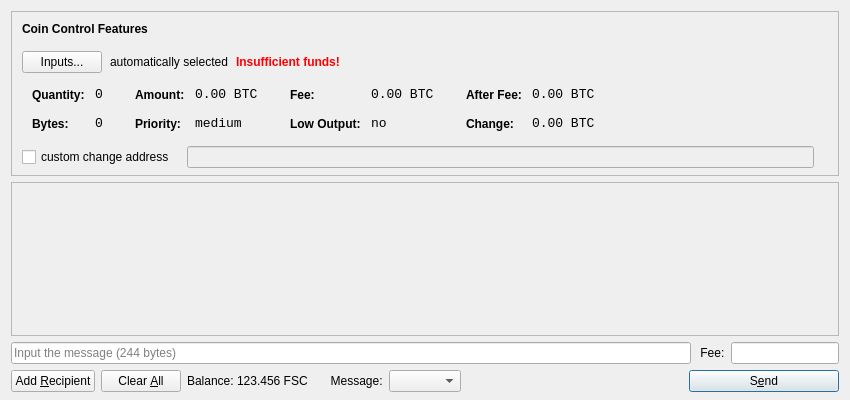
<?xml version="1.0" encoding="UTF-8"?>
<ui version="4.0">
 <class>SendCoinsDialog</class>
 <widget class="QDialog" name="SendCoinsDialog">
  <property name="geometry">
   <rect>
    <x>0</x>
    <y>0</y>
    <width>850</width>
    <height>400</height>
   </rect>
  </property>
  <property name="windowTitle">
   <string>Send Coins</string>
  </property>
  <layout class="QVBoxLayout" name="verticalLayout" stretch="0,1,0,0">
   <property name="bottomMargin">
    <number>8</number>
   </property>
   <item>
    <widget class="QFrame" name="frameCoinControl">
     <property name="sizePolicy">
      <sizepolicy hsizetype="Expanding" vsizetype="Expanding">
       <horstretch>0</horstretch>
       <verstretch>0</verstretch>
      </sizepolicy>
     </property>
     <property name="maximumSize">
      <size>
       <width>16777215</width>
       <height>16777215</height>
      </size>
     </property>
     <property name="frameShape">
      <enum>QFrame::StyledPanel</enum>
     </property>
     <property name="frameShadow">
      <enum>QFrame::Sunken</enum>
     </property>
     <layout class="QVBoxLayout" name="verticalLayoutCoinControl2">
      <property name="spacing">
       <number>6</number>
      </property>
      <property name="leftMargin">
       <number>0</number>
      </property>
      <property name="topMargin">
       <number>0</number>
      </property>
      <property name="rightMargin">
       <number>0</number>
      </property>
      <property name="bottomMargin">
       <number>6</number>
      </property>
      <item>
       <layout class="QVBoxLayout" name="verticalLayoutCoinControl" stretch="0,0,0,0,1">
        <property name="spacing">
         <number>0</number>
        </property>
        <property name="leftMargin">
         <number>10</number>
        </property>
        <property name="topMargin">
         <number>10</number>
        </property>
        <item>
         <layout class="QHBoxLayout" name="horizontalLayoutCoinControl1">
          <property name="bottomMargin">
           <number>15</number>
          </property>
          <item>
           <widget class="QLabel" name="labelCoinControlFeatures">
            <property name="sizePolicy">
             <sizepolicy hsizetype="Preferred" vsizetype="Maximum">
              <horstretch>0</horstretch>
              <verstretch>0</verstretch>
             </sizepolicy>
            </property>
            <property name="font">
             <font>
              <weight>75</weight>
              <bold>true</bold>
             </font>
            </property>
            <property name="styleSheet">
             <string notr="true">font-weight:bold;</string>
            </property>
            <property name="text">
             <string>Coin Control Features</string>
            </property>
           </widget>
          </item>
         </layout>
        </item>
        <item>
         <layout class="QHBoxLayout" name="horizontalLayoutCoinControl2" stretch="0,0,0,0">
          <property name="spacing">
           <number>8</number>
          </property>
          <property name="bottomMargin">
           <number>10</number>
          </property>
          <item>
           <widget class="QPushButton" name="pushButtonCoinControl">
            <property name="styleSheet">
             <string notr="true"/>
            </property>
            <property name="text">
             <string>Inputs...</string>
            </property>
           </widget>
          </item>
          <item>
           <widget class="QLabel" name="labelCoinControlAutomaticallySelected">
            <property name="text">
             <string>automatically selected</string>
            </property>
            <property name="margin">
             <number>5</number>
            </property>
           </widget>
          </item>
          <item>
           <widget class="QLabel" name="labelCoinControlInsuffFunds">
            <property name="font">
             <font>
              <weight>75</weight>
              <bold>true</bold>
             </font>
            </property>
            <property name="styleSheet">
             <string notr="true">color:red;font-weight:bold;</string>
            </property>
            <property name="text">
             <string>Insufficient funds!</string>
            </property>
            <property name="margin">
             <number>5</number>
            </property>
           </widget>
          </item>
          <item>
           <spacer name="horizontalSpacerCoinControl">
            <property name="orientation">
             <enum>Qt::Horizontal</enum>
            </property>
            <property name="sizeHint" stdset="0">
             <size>
              <width>40</width>
              <height>1</height>
             </size>
            </property>
           </spacer>
          </item>
         </layout>
        </item>
        <item>
         <widget class="QWidget" name="widgetCoinControl" native="true">
          <property name="sizePolicy">
           <sizepolicy hsizetype="Preferred" vsizetype="Preferred">
            <horstretch>0</horstretch>
            <verstretch>0</verstretch>
           </sizepolicy>
          </property>
          <property name="minimumSize">
           <size>
            <width>0</width>
            <height>0</height>
           </size>
          </property>
          <property name="styleSheet">
           <string notr="true"/>
          </property>
          <layout class="QHBoxLayout" name="horizontalLayoutCoinControl5">
           <property name="margin">
            <number>0</number>
           </property>
           <item>
            <layout class="QHBoxLayout" name="horizontalLayoutCoinControl3" stretch="0,0,0,1">
             <property name="spacing">
              <number>20</number>
             </property>
             <property name="topMargin">
              <number>0</number>
             </property>
             <property name="bottomMargin">
              <number>10</number>
             </property>
             <item>
              <layout class="QFormLayout" name="formLayoutCoinControl1">
               <property name="horizontalSpacing">
                <number>10</number>
               </property>
               <property name="verticalSpacing">
                <number>14</number>
               </property>
               <property name="leftMargin">
                <number>10</number>
               </property>
               <property name="topMargin">
                <number>4</number>
               </property>
               <property name="rightMargin">
                <number>6</number>
               </property>
               <item row="0" column="0">
                <widget class="QLabel" name="labelCoinControlQuantityText">
                 <property name="styleSheet">
                  <string notr="true">font-weight:bold;</string>
                 </property>
                 <property name="text">
                  <string>Quantity:</string>
                 </property>
                 <property name="margin">
                  <number>0</number>
                 </property>
                </widget>
               </item>
               <item row="0" column="1">
                <widget class="QLabel" name="labelCoinControlQuantity">
                 <property name="font">
                  <font>
                   <family>Monospace</family>
                   <pointsize>10</pointsize>
                  </font>
                 </property>
                 <property name="cursor">
                  <cursorShape>IBeamCursor</cursorShape>
                 </property>
                 <property name="contextMenuPolicy">
                  <enum>Qt::ActionsContextMenu</enum>
                 </property>
                 <property name="text">
                  <string notr="true">0</string>
                 </property>
                 <property name="margin">
                  <number>0</number>
                 </property>
                 <property name="textInteractionFlags">
                  <set>Qt::LinksAccessibleByMouse|Qt::TextSelectableByKeyboard|Qt::TextSelectableByMouse</set>
                 </property>
                </widget>
               </item>
               <item row="1" column="0">
                <widget class="QLabel" name="labelCoinControlBytesText">
                 <property name="styleSheet">
                  <string notr="true">font-weight:bold;</string>
                 </property>
                 <property name="text">
                  <string>Bytes:</string>
                 </property>
                </widget>
               </item>
               <item row="1" column="1">
                <widget class="QLabel" name="labelCoinControlBytes">
                 <property name="font">
                  <font>
                   <family>Monospace</family>
                   <pointsize>10</pointsize>
                  </font>
                 </property>
                 <property name="cursor">
                  <cursorShape>IBeamCursor</cursorShape>
                 </property>
                 <property name="contextMenuPolicy">
                  <enum>Qt::ActionsContextMenu</enum>
                 </property>
                 <property name="text">
                  <string notr="true">0</string>
                 </property>
                 <property name="textInteractionFlags">
                  <set>Qt::LinksAccessibleByMouse|Qt::TextSelectableByKeyboard|Qt::TextSelectableByMouse</set>
                 </property>
                </widget>
               </item>
              </layout>
             </item>
             <item>
              <layout class="QFormLayout" name="formLayoutCoinControl2">
               <property name="horizontalSpacing">
                <number>10</number>
               </property>
               <property name="verticalSpacing">
                <number>14</number>
               </property>
               <property name="leftMargin">
                <number>6</number>
               </property>
               <property name="topMargin">
                <number>4</number>
               </property>
               <property name="rightMargin">
                <number>6</number>
               </property>
               <item row="0" column="0">
                <widget class="QLabel" name="labelCoinControlAmountText">
                 <property name="styleSheet">
                  <string notr="true">font-weight:bold;</string>
                 </property>
                 <property name="text">
                  <string>Amount:</string>
                 </property>
                 <property name="margin">
                  <number>0</number>
                 </property>
                </widget>
               </item>
               <item row="0" column="1">
                <widget class="QLabel" name="labelCoinControlAmount">
                 <property name="font">
                  <font>
                   <family>Monospace</family>
                   <pointsize>10</pointsize>
                  </font>
                 </property>
                 <property name="cursor">
                  <cursorShape>IBeamCursor</cursorShape>
                 </property>
                 <property name="contextMenuPolicy">
                  <enum>Qt::ActionsContextMenu</enum>
                 </property>
                 <property name="text">
                  <string notr="true">0.00 BTC</string>
                 </property>
                 <property name="textInteractionFlags">
                  <set>Qt::LinksAccessibleByMouse|Qt::TextSelectableByKeyboard|Qt::TextSelectableByMouse</set>
                 </property>
                </widget>
               </item>
               <item row="1" column="0">
                <widget class="QLabel" name="labelCoinControlPriorityText">
                 <property name="styleSheet">
                  <string notr="true">font-weight:bold;</string>
                 </property>
                 <property name="text">
                  <string>Priority:</string>
                 </property>
                </widget>
               </item>
               <item row="1" column="1">
                <widget class="QLabel" name="labelCoinControlPriority">
                 <property name="font">
                  <font>
                   <family>Monospace</family>
                   <pointsize>10</pointsize>
                  </font>
                 </property>
                 <property name="cursor">
                  <cursorShape>IBeamCursor</cursorShape>
                 </property>
                 <property name="contextMenuPolicy">
                  <enum>Qt::ActionsContextMenu</enum>
                 </property>
                 <property name="text">
                  <string>medium</string>
                 </property>
                 <property name="textInteractionFlags">
                  <set>Qt::LinksAccessibleByMouse|Qt::TextSelectableByKeyboard|Qt::TextSelectableByMouse</set>
                 </property>
                </widget>
               </item>
              </layout>
             </item>
             <item>
              <layout class="QFormLayout" name="formLayoutCoinControl3">
               <property name="horizontalSpacing">
                <number>10</number>
               </property>
               <property name="verticalSpacing">
                <number>14</number>
               </property>
               <property name="leftMargin">
                <number>6</number>
               </property>
               <property name="topMargin">
                <number>4</number>
               </property>
               <property name="rightMargin">
                <number>6</number>
               </property>
               <item row="0" column="0">
                <widget class="QLabel" name="labelCoinControlFeeText">
                 <property name="styleSheet">
                  <string notr="true">font-weight:bold;</string>
                 </property>
                 <property name="text">
                  <string>Fee:</string>
                 </property>
                 <property name="margin">
                  <number>0</number>
                 </property>
                </widget>
               </item>
               <item row="0" column="1">
                <widget class="QLabel" name="labelCoinControlFee">
                 <property name="font">
                  <font>
                   <family>Monospace</family>
                   <pointsize>10</pointsize>
                  </font>
                 </property>
                 <property name="cursor">
                  <cursorShape>IBeamCursor</cursorShape>
                 </property>
                 <property name="contextMenuPolicy">
                  <enum>Qt::ActionsContextMenu</enum>
                 </property>
                 <property name="text">
                  <string notr="true">0.00 BTC</string>
                 </property>
                 <property name="textInteractionFlags">
                  <set>Qt::LinksAccessibleByMouse|Qt::TextSelectableByKeyboard|Qt::TextSelectableByMouse</set>
                 </property>
                </widget>
               </item>
               <item row="1" column="0">
                <widget class="QLabel" name="labelCoinControlLowOutputText">
                 <property name="styleSheet">
                  <string notr="true">font-weight:bold;</string>
                 </property>
                 <property name="text">
                  <string>Low Output:</string>
                 </property>
                </widget>
               </item>
               <item row="1" column="1">
                <widget class="QLabel" name="labelCoinControlLowOutput">
                 <property name="font">
                  <font>
                   <family>Monospace</family>
                   <pointsize>10</pointsize>
                  </font>
                 </property>
                 <property name="cursor">
                  <cursorShape>IBeamCursor</cursorShape>
                 </property>
                 <property name="contextMenuPolicy">
                  <enum>Qt::ActionsContextMenu</enum>
                 </property>
                 <property name="text">
                  <string>no</string>
                 </property>
                 <property name="textInteractionFlags">
                  <set>Qt::LinksAccessibleByMouse|Qt::TextSelectableByKeyboard|Qt::TextSelectableByMouse</set>
                 </property>
                </widget>
               </item>
              </layout>
             </item>
             <item>
              <layout class="QFormLayout" name="formLayoutCoinControl4">
               <property name="horizontalSpacing">
                <number>10</number>
               </property>
               <property name="verticalSpacing">
                <number>14</number>
               </property>
               <property name="leftMargin">
                <number>6</number>
               </property>
               <property name="topMargin">
                <number>4</number>
               </property>
               <property name="rightMargin">
                <number>6</number>
               </property>
               <item row="0" column="0">
                <widget class="QLabel" name="labelCoinControlAfterFeeText">
                 <property name="styleSheet">
                  <string notr="true">font-weight:bold;</string>
                 </property>
                 <property name="text">
                  <string>After Fee:</string>
                 </property>
                 <property name="margin">
                  <number>0</number>
                 </property>
                </widget>
               </item>
               <item row="0" column="1">
                <widget class="QLabel" name="labelCoinControlAfterFee">
                 <property name="font">
                  <font>
                   <family>Monospace</family>
                   <pointsize>10</pointsize>
                  </font>
                 </property>
                 <property name="cursor">
                  <cursorShape>IBeamCursor</cursorShape>
                 </property>
                 <property name="contextMenuPolicy">
                  <enum>Qt::ActionsContextMenu</enum>
                 </property>
                 <property name="text">
                  <string notr="true">0.00 BTC</string>
                 </property>
                 <property name="textInteractionFlags">
                  <set>Qt::LinksAccessibleByMouse|Qt::TextSelectableByKeyboard|Qt::TextSelectableByMouse</set>
                 </property>
                </widget>
               </item>
               <item row="1" column="0">
                <widget class="QLabel" name="labelCoinControlChangeText">
                 <property name="styleSheet">
                  <string notr="true">font-weight:bold;</string>
                 </property>
                 <property name="text">
                  <string>Change:</string>
                 </property>
                </widget>
               </item>
               <item row="1" column="1">
                <widget class="QLabel" name="labelCoinControlChange">
                 <property name="font">
                  <font>
                   <family>Monospace</family>
                   <pointsize>10</pointsize>
                  </font>
                 </property>
                 <property name="cursor">
                  <cursorShape>IBeamCursor</cursorShape>
                 </property>
                 <property name="contextMenuPolicy">
                  <enum>Qt::ActionsContextMenu</enum>
                 </property>
                 <property name="text">
                  <string notr="true">0.00 BTC</string>
                 </property>
                 <property name="textInteractionFlags">
                  <set>Qt::LinksAccessibleByMouse|Qt::TextSelectableByKeyboard|Qt::TextSelectableByMouse</set>
                 </property>
                </widget>
               </item>
              </layout>
             </item>
            </layout>
           </item>
          </layout>
         </widget>
        </item>
        <item>
         <layout class="QHBoxLayout" name="horizontalLayoutCoinControl4" stretch="0,0,0">
          <property name="spacing">
           <number>12</number>
          </property>
          <property name="sizeConstraint">
           <enum>QLayout::SetDefaultConstraint</enum>
          </property>
          <property name="topMargin">
           <number>5</number>
          </property>
          <property name="rightMargin">
           <number>5</number>
          </property>
          <item>
           <widget class="QCheckBox" name="checkBoxCoinControlChange">
            <property name="text">
             <string>custom change address</string>
            </property>
           </widget>
          </item>
          <item>
           <widget class="QLineEdit" name="lineEditCoinControlChange">
            <property name="enabled">
             <bool>false</bool>
            </property>
            <property name="sizePolicy">
             <sizepolicy hsizetype="Expanding" vsizetype="Fixed">
              <horstretch>0</horstretch>
              <verstretch>0</verstretch>
             </sizepolicy>
            </property>
           </widget>
          </item>
          <item>
           <widget class="QLabel" name="labelCoinControlChangeLabel">
            <property name="sizePolicy">
             <sizepolicy hsizetype="Preferred" vsizetype="Expanding">
              <horstretch>0</horstretch>
              <verstretch>0</verstretch>
             </sizepolicy>
            </property>
            <property name="minimumSize">
             <size>
              <width>0</width>
              <height>0</height>
             </size>
            </property>
            <property name="text">
             <string/>
            </property>
            <property name="margin">
             <number>3</number>
            </property>
           </widget>
          </item>
         </layout>
        </item>
        <item>
         <spacer name="verticalSpacerCoinControl">
          <property name="orientation">
           <enum>Qt::Vertical</enum>
          </property>
          <property name="sizeHint" stdset="0">
           <size>
            <width>800</width>
            <height>1</height>
           </size>
          </property>
         </spacer>
        </item>
       </layout>
      </item>
     </layout>
    </widget>
   </item>
   <item>
    <widget class="QScrollArea" name="scrollArea">
     <property name="widgetResizable">
      <bool>true</bool>
     </property>
     <widget class="QWidget" name="scrollAreaWidgetContents">
      <property name="geometry">
       <rect>
        <x>0</x>
        <y>0</y>
        <width>828</width>
        <height>137</height>
       </rect>
      </property>
      <layout class="QVBoxLayout" name="verticalLayout_2">
       <property name="margin">
        <number>0</number>
       </property>
       <item>
        <layout class="QVBoxLayout" name="entries">
         <property name="spacing">
          <number>6</number>
         </property>
        </layout>
       </item>
       <item>
        <spacer name="verticalSpacer">
         <property name="orientation">
          <enum>Qt::Vertical</enum>
         </property>
         <property name="sizeHint" stdset="0">
          <size>
           <width>20</width>
           <height>40</height>
          </size>
         </property>
        </spacer>
       </item>
      </layout>
     </widget>
    </widget>
   </item>
   <item>
    <layout class="QHBoxLayout" name="horizontalLayoutMsg">
     <item>
      <widget class="QLineEdit" name="lineEditMsg">
       <property name="maxLength">
        <number>244</number>
       </property>
       <property name="placeholderText">
        <string>Input the message (244 bytes)</string>
       </property>
      </widget>
     </item>
     <item>
      <widget class="QLabel" name="labelFee">
       <property name="text">
        <string> Fee:</string>
       </property>
      </widget>
     </item>
     <item>
      <widget class="BitcoinAmountField" name="amountEditFee">
       <property name="sizePolicy">
        <sizepolicy hsizetype="Fixed" vsizetype="Fixed">
         <horstretch>0</horstretch>
         <verstretch>0</verstretch>
        </sizepolicy>
       </property>
      </widget>
     </item>
    </layout>
   </item>
   <item>
    <layout class="QHBoxLayout" name="horizontalLayout">
     <item>
      <widget class="QPushButton" name="addButton">
       <property name="toolTip">
        <string>Send to multiple recipients at once</string>
       </property>
       <property name="text">
        <string>Add &amp;Recipient</string>
       </property>
       <property name="icon">
        <iconset resource="../bitcoin.qrc">
         <normaloff>:/icons/add</normaloff>:/icons/add</iconset>
       </property>
       <property name="autoDefault">
        <bool>false</bool>
       </property>
      </widget>
     </item>
     <item>
      <widget class="QPushButton" name="clearButton">
       <property name="sizePolicy">
        <sizepolicy hsizetype="Minimum" vsizetype="Fixed">
         <horstretch>0</horstretch>
         <verstretch>0</verstretch>
        </sizepolicy>
       </property>
       <property name="toolTip">
        <string>Remove all transaction fields</string>
       </property>
       <property name="text">
        <string>Clear &amp;All</string>
       </property>
       <property name="icon">
        <iconset resource="../bitcoin.qrc">
         <normaloff>:/icons/remove</normaloff>:/icons/remove</iconset>
       </property>
       <property name="autoRepeatDelay">
        <number>300</number>
       </property>
       <property name="autoDefault">
        <bool>false</bool>
       </property>
      </widget>
     </item>
     <item>
      <layout class="QHBoxLayout" name="horizontalLayout_2">
       <property name="spacing">
        <number>3</number>
       </property>
       <item>
        <widget class="QLabel" name="label">
         <property name="text">
          <string>Balance:</string>
         </property>
        </widget>
       </item>
       <item>
        <widget class="QLabel" name="labelBalance">
         <property name="cursor">
          <cursorShape>IBeamCursor</cursorShape>
         </property>
         <property name="text">
          <string>123.456 FSC</string>
         </property>
         <property name="textInteractionFlags">
          <set>Qt::LinksAccessibleByMouse|Qt::TextSelectableByKeyboard|Qt::TextSelectableByMouse</set>
         </property>
        </widget>
       </item>
      </layout>
     </item>
     <item>
      <widget class="QLabel" name="label_2">
       <property name="text">
        <string>     Message:</string>
       </property>
      </widget>
     </item>
     <item>
      <widget class="QComboBox" name="comboBoxMsgType"/>
     </item>
     <item>
      <spacer name="horizontalSpacer">
       <property name="orientation">
        <enum>Qt::Horizontal</enum>
       </property>
       <property name="sizeHint" stdset="0">
        <size>
         <width>40</width>
         <height>20</height>
        </size>
       </property>
      </spacer>
     </item>
     <item>
      <widget class="QPushButton" name="sendButton">
       <property name="minimumSize">
        <size>
         <width>150</width>
         <height>0</height>
        </size>
       </property>
       <property name="toolTip">
        <string>Confirm the send action</string>
       </property>
       <property name="text">
        <string>S&amp;end</string>
       </property>
       <property name="icon">
        <iconset resource="../bitcoin.qrc">
         <normaloff>:/icons/send</normaloff>:/icons/send</iconset>
       </property>
       <property name="default">
        <bool>true</bool>
       </property>
      </widget>
     </item>
    </layout>
   </item>
  </layout>
 </widget>
 <customwidgets>
  <customwidget>
   <class>BitcoinAmountField</class>
   <extends>QLineEdit</extends>
   <header>bitcoinamountfield.h</header>
   <container>1</container>
  </customwidget>
 </customwidgets>
 <resources>
  <include location="../bitcoin.qrc"/>
 </resources>
 <connections/>
</ui>
